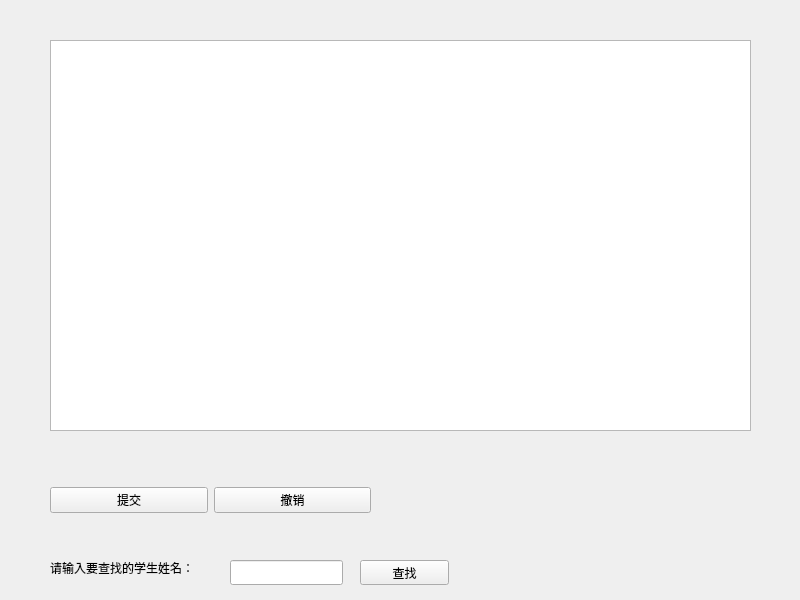
<?xml version="1.0" encoding="UTF-8"?>
<ui version="4.0">
 <class>Widget</class>
 <widget class="QWidget" name="Widget">
  <property name="geometry">
   <rect>
    <x>0</x>
    <y>0</y>
    <width>800</width>
    <height>600</height>
   </rect>
  </property>
  <property name="windowTitle">
   <string>Widget</string>
  </property>
  <widget class="QTableView" name="tableView">
   <property name="geometry">
    <rect>
     <x>50</x>
     <y>40</y>
     <width>701</width>
     <height>391</height>
    </rect>
   </property>
  </widget>
  <widget class="QWidget" name="layoutWidget">
   <property name="geometry">
    <rect>
     <x>50</x>
     <y>480</y>
     <width>321</width>
     <height>41</height>
    </rect>
   </property>
   <layout class="QHBoxLayout" name="horizontalLayout">
    <item>
     <widget class="QPushButton" name="pushButton">
      <property name="text">
       <string>提交</string>
      </property>
     </widget>
    </item>
    <item>
     <widget class="QPushButton" name="pushButton_2">
      <property name="text">
       <string>撤销</string>
      </property>
     </widget>
    </item>
   </layout>
  </widget>
  <widget class="QLabel" name="label">
   <property name="geometry">
    <rect>
     <x>50</x>
     <y>560</y>
     <width>181</width>
     <height>16</height>
    </rect>
   </property>
   <property name="text">
    <string>请输入要查找的学生姓名：</string>
   </property>
  </widget>
  <widget class="QLineEdit" name="lineEdit">
   <property name="geometry">
    <rect>
     <x>230</x>
     <y>560</y>
     <width>113</width>
     <height>25</height>
    </rect>
   </property>
  </widget>
  <widget class="QPushButton" name="pushButton_3">
   <property name="geometry">
    <rect>
     <x>360</x>
     <y>560</y>
     <width>89</width>
     <height>25</height>
    </rect>
   </property>
   <property name="text">
    <string>查找</string>
   </property>
  </widget>
 </widget>
 <resources/>
 <connections/>
</ui>
